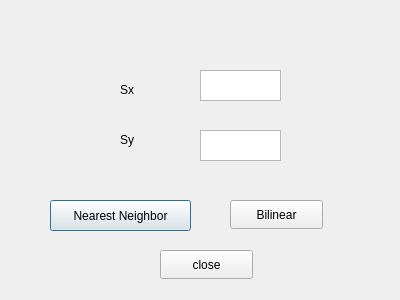
<?xml version="1.0" encoding="UTF-8"?>
<ui version="4.0">
 <class>ImageInterpolation</class>
 <widget class="QDialog" name="ImageInterpolation">
  <property name="geometry">
   <rect>
    <x>0</x>
    <y>0</y>
    <width>400</width>
    <height>300</height>
   </rect>
  </property>
  <property name="windowTitle">
   <string>Dialog</string>
  </property>
  <widget class="QPushButton" name="pushButton">
   <property name="geometry">
    <rect>
     <x>50</x>
     <y>200</y>
     <width>141</width>
     <height>31</height>
    </rect>
   </property>
   <property name="text">
    <string>Nearest Neighbor</string>
   </property>
  </widget>
  <widget class="QPushButton" name="pushButton_2">
   <property name="geometry">
    <rect>
     <x>230</x>
     <y>200</y>
     <width>93</width>
     <height>29</height>
    </rect>
   </property>
   <property name="text">
    <string>Bilinear</string>
   </property>
  </widget>
  <widget class="QLabel" name="label">
   <property name="geometry">
    <rect>
     <x>120</x>
     <y>80</y>
     <width>63</width>
     <height>20</height>
    </rect>
   </property>
   <property name="text">
    <string>Sx</string>
   </property>
  </widget>
  <widget class="QLabel" name="label_2">
   <property name="geometry">
    <rect>
     <x>120</x>
     <y>130</y>
     <width>63</width>
     <height>20</height>
    </rect>
   </property>
   <property name="text">
    <string>Sy</string>
   </property>
  </widget>
  <widget class="QTextEdit" name="textEditX">
   <property name="geometry">
    <rect>
     <x>200</x>
     <y>70</y>
     <width>81</width>
     <height>31</height>
    </rect>
   </property>
  </widget>
  <widget class="QTextEdit" name="textEditY">
   <property name="geometry">
    <rect>
     <x>200</x>
     <y>130</y>
     <width>81</width>
     <height>31</height>
    </rect>
   </property>
  </widget>
  <widget class="QPushButton" name="pushButton_3">
   <property name="geometry">
    <rect>
     <x>160</x>
     <y>250</y>
     <width>93</width>
     <height>29</height>
    </rect>
   </property>
   <property name="text">
    <string>close</string>
   </property>
  </widget>
 </widget>
 <resources/>
 <connections/>
</ui>
